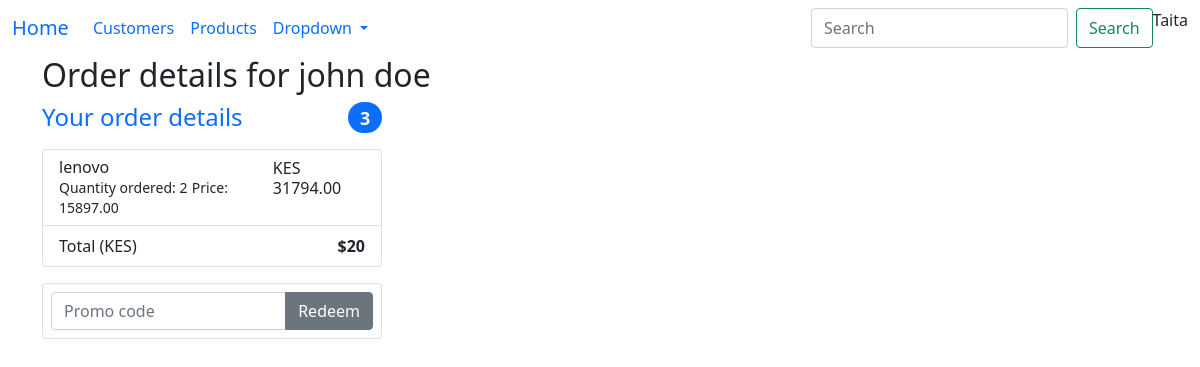
The page /order_details/1 (signed in) on the database its author committed.
### sales/models.py (models this page shows, shortened)
class Order(models.Model):
    customer = models.ForeignKey(Customer, on_delete=models.CASCADE)
    order_date = models.DateField()
    paid = models.BooleanField(default=False)
    delivered = models.BooleanField(default=False)

class Customer(models.Model):
    first_name = models.CharField(max_length=20)
    last_name = models.CharField(max_length=20)
    email = models.EmailField()
    phone = models.CharField(max_length=12)
    user = models.ForeignKey(User, on_delete=models.CASCADE)
    password = models.CharField(max_length=20)
    def __str__(self):
        return f'{self.first_name}'

class OrderDetail(models.Model):
    order = models.ForeignKey(Order, on_delete=models.CASCADE)
    product = models.ForeignKey(Product, on_delete=models.CASCADE)
    quantity = models.IntegerField()
    amount = models.DecimalField(decimal_places=2, max_digits=9)

class Product(models.Model):
    name = models.CharField(max_length=100)
    price = models.DecimalField(decimal_places=2, max_digits=9)
    in_stock = models.IntegerField()

### sales/views.py (the view)
# urls.py: path('order_details/<int:order_id>', order_details, name='order_details'),
@login_required
def order_details(request, order_id):
    selected_order = Order.objects.get(id=order_id)
    order_details = OrderDetail.objects.filter(order=selected_order)
    for detail in order_details:
        detail.amount = detail.quantity * detail.product.price
    context = {
        'order': selected_order,
        'order_details': order_details
    }
    return render(request, 'order_details.html', context)

### sales/templates/order_details.html
{% extends 'base.html' %} {% block main %}
<h2>Order details for {{order.customer}}</h2>
<div class="row g-5">
    <div class="col-md-5 col-lg-4 order-md-last">
        <h4 class="d-flex justify-content-between align-items-center mb-3">
            <span class="text-primary">Your order details</span>
            <span class="badge bg-primary rounded-pill">3</span>
        </h4>
        <ul class="list-group mb-3">
            {% for detail in order_details %}
            <li class="list-group-item d-flex justify-content-between lh-sm">
                <div>
                    <h6 class="my-0">{{detail.product.name}}</h6>
                    <small class="text-body-secondary"
                        >Quantity ordered: {{detail.quantity}}</small
                    >
                    <small class="text-body-secondary"
                        >Price: {{detail.product.price}}</small
                    >
                </div>
                <span class="text-body-secondary">KES {{detail.amount}}</span>
            </li>
            {% endfor %}
            <li class="list-group-item d-flex justify-content-between">
                <span>Total (KES)</span>
                <strong>$20</strong>
            </li>
        </ul>
        <form class="card p-2">
            <div class="input-group">
                <input
                    type="text"
                    class="form-control"
                    placeholder="Promo code"
                />
                <button type="submit" class="btn btn-secondary">Redeem</button>
            </div>
        </form>
    </div>
</div>
{% endblock %}

### sales/templates/base.html (shortened to what this page needs)
<!DOCTYPE html>
<html lang="en">
<head>
    <link href="https://cdn.jsdelivr.net/npm/bootstrap@5.0.2/dist/css/bootstrap.min.css" rel="stylesheet">
</head>
<body>
<nav class="navbar navbar-expand-lg bg-body-tertiary">
  <div class="container-fluid">
    <a class="navbar-brand" href="/">Home</a>
    <div class="collapse navbar-collapse" id="navbarSupportedContent">
      <ul class="navbar-nav me-auto mb-2 mb-lg-0">
        <li class="nav-item">
          <a class="nav-link active" aria-current="page" href="/customers">Customers</a>
        </li>
        <li class="nav-item">
          <a class="nav-link" href="/products">Products</a>
        </li>
        <li class="nav-item dropdown">
          <a class="nav-link dropdown-toggle" href="#" role="button" data-bs-toggle="dropdown" aria-expanded="false">
            Dropdown
          </a>
        </li>
        <li class="nav-item">
          <a class="nav-link disabled" aria-disabled="true"></a>
        </li>
      </ul>
      <form class="d-flex" role="search">
        <input class="form-control me-2" type="search" placeholder="Search" aria-label="Search">
        <button class="btn btn-outline-success" type="submit">Search</button>
        <div class="d-flex" m1>{% if user.is_authenticated%}
        <p> {{user.first_name}} </p>
        {% else %}
        <a href="login_page" class=" btn btn-success">Login</a>
        {% endif %}
        </div>
      </form>
    </div>
  </div>
</nav>
<div class="container">
  {% block main %} {% endblock %}
</div>
</body>
</html>

### rows shown on the page
Order: customer "john doe"
OrderDetail: product.name "lenovo", quantity "2", product.price "15897.00", amount "31794.00"

### other values the page prints
{{ user.first_name }} "Taita"
